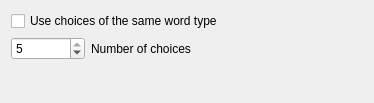
<ui version="4.0" >
 <class>MultipleChoiceOptionsWidget</class>
 <widget class="QWidget" name="MultipleChoiceOptionsWidget" >
  <property name="geometry" >
   <rect>
    <x>0</x>
    <y>0</y>
    <width>374</width>
    <height>103</height>
   </rect>
  </property>
  <layout class="QVBoxLayout" name="verticalLayout" >
   <item>
    <widget class="QCheckBox" name="kcfg_MultipleChoiceWordTypeConsistancy" >
     <property name="text" >
      <string>Use choices of the same word type</string>
     </property>
    </widget>
   </item>
   <item>
    <layout class="QHBoxLayout" name="horizontalLayout" >
     <item>
      <widget class="QSpinBox" name="kcfg_NumberMultipleChoiceAnswers" >
       <property name="maximumSize" >
        <size>
         <width>74</width>
         <height>16777215</height>
        </size>
       </property>
       <property name="minimum" >
        <number>2</number>
       </property>
       <property name="maximum" >
        <number>5</number>
       </property>
       <property name="value" >
        <number>5</number>
       </property>
      </widget>
     </item>
     <item>
      <widget class="QLabel" name="label" >
       <property name="text" >
        <string>Number of choices</string>
       </property>
      </widget>
     </item>
    </layout>
   </item>
   <item>
    <spacer>
     <property name="orientation" >
      <enum>Qt::Vertical</enum>
     </property>
     <property name="sizeHint" stdset="0" >
      <size>
       <width>20</width>
       <height>40</height>
      </size>
     </property>
    </spacer>
   </item>
  </layout>
 </widget>
 <resources/>
 <connections/>
</ui>
